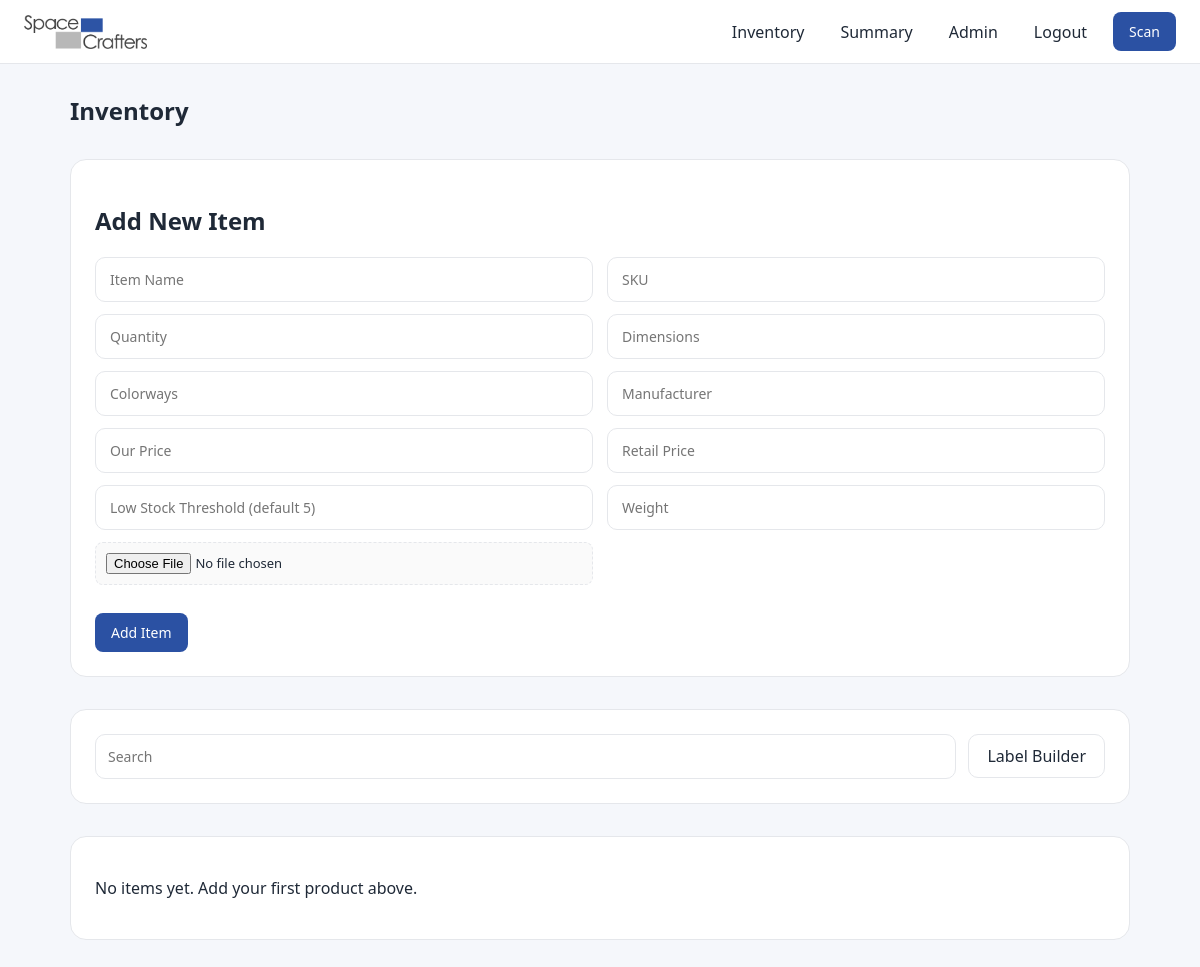
Page / (signed in) on the earlier database version.
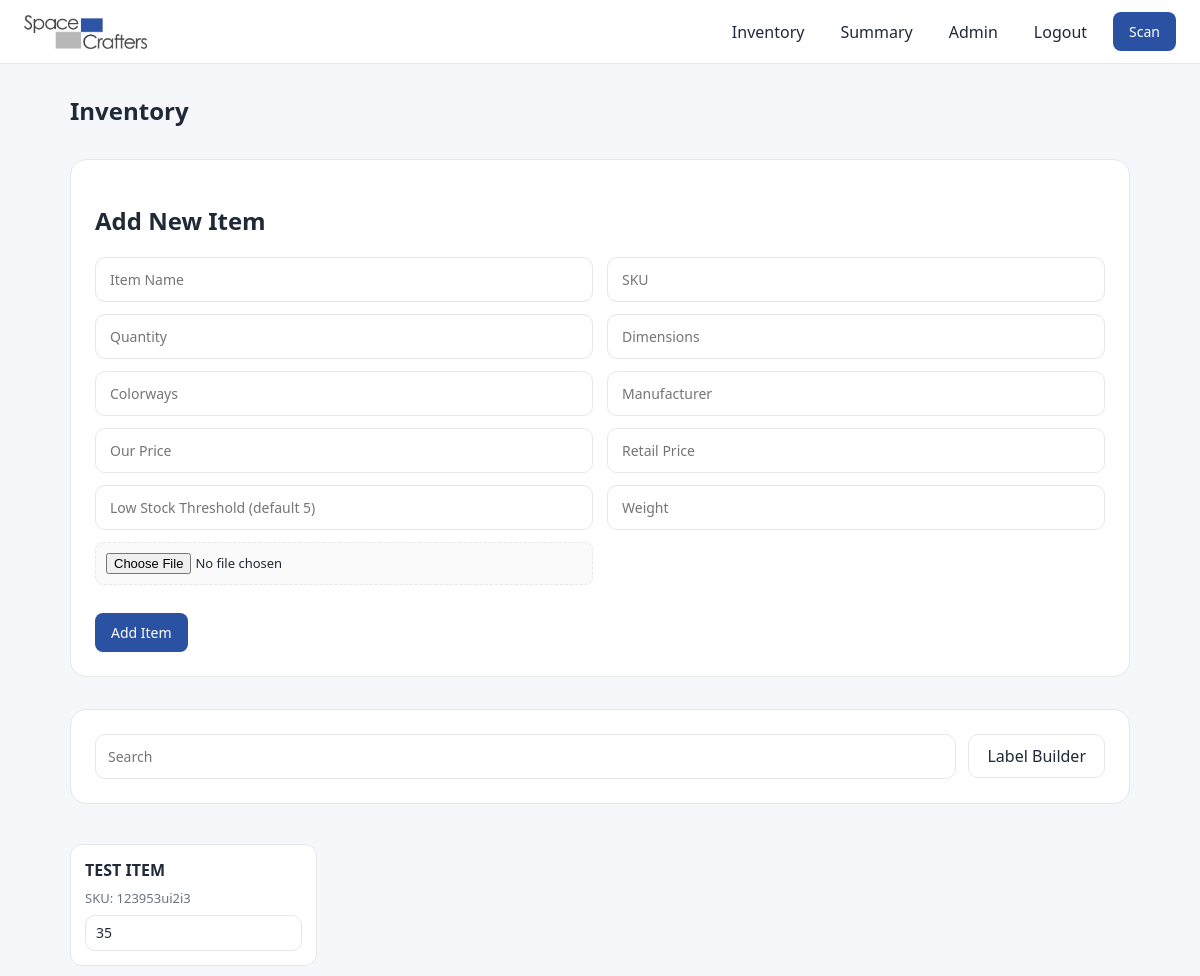
Same page on the later database version.
### models.py (models this page shows, shortened)
class Item(db.Model):
    __tablename__ = "items"
    id = db.Column(db.Integer, primary_key=True)
    name = db.Column(db.String(200), nullable=False)
    sku = db.Column(db.String(100), unique=True, nullable=False, index=True)
    quantity = db.Column(db.Integer, default=0)
    weight = db.Column(db.String(50))
    dimensions = db.Column(db.String(200))
    colorways = db.Column(db.String(200))
    manufacturer = db.Column(db.String(200))
    cost_price = db.Column(db.Numeric(10, 2), default=0)
    retail_price = db.Column(db.Numeric(10, 2), default=0)
    low_stock_threshold = db.Column(db.Integer, default=5)
    order_link = db.Column(db.String(300))
    barcode_path = db.Column(db.String(300))
    barcode_value = db.Column(db.String(200), index=True)
    image_path = db.Column(db.String(300))

### app.py (the view, shortened to what this page needs)
@app.route("/", methods=["GET", "POST"])
@login_required
def index():
    items = Item.query.all()
    return render_template("index.html", items=items)

### app.py (called while the page is built)
@login_manager.user_loader
def load_user(user_id):
    return db.session.get(User, int(user_id))

### models.py (called while the page is built)
    @property
    def is_active(self):
        return True

    @property
    def is_admin(self):
        return self.role == "admin"

### templates/index.html (shortened to what this page needs)
{% extends "base.html" %}
{% block content %}
<div class="page-header">
  <h2>Inventory</h2>
</div>
<div class="container">
  <div class="card">
    <h2>Add New Item</h2>
    <form method="POST" action="{{ url_for('index') }}" enctype="multipart/form-data">
      <div class="form-row">
        <input type="text" name="name" placeholder="Item Name" required>
        <input type="text" name="sku" placeholder="SKU" required>
      </div>
      <div class="form-row">
        <input type="number" name="quantity" placeholder="Quantity" min="0">
        <input type="text" name="dimensions" placeholder="Dimensions">
      </div>
      <div class="form-row">
        <input type="text" name="colorways" placeholder="Colorways">
        <input type="text" name="manufacturer" placeholder="Manufacturer">
      </div>
      <div class="form-row">
        <input type="number" step="0.01" min="0" name="cost_price" placeholder="Our Price">
        <input type="number" step="0.01" min="0" name="retail_price" placeholder="Retail Price">
      </div>
      <div class="form-row">
        <input type="number" name="low_stock_threshold" placeholder="Low Stock Threshold (default 5)">
        <input type="text" name="weight" placeholder="Weight">
      </div>
      <div class="form-row">
        <input type="file" name="image">
      </div>
      <button type="submit" class="primary-btn">Add Item</button>
    </form>
  </div>
  <div class="card">
    <div style="display:flex; gap:12px; align-items:center;">
      <input type="text" id="searchInput" placeholder="Search" style="flex:1;">
      <a href="{{ url_for('labels_builder') }}" class="secondary-btn">
        Label Builder
      </a>
    </div>
  </div>
{% if items|length == 0 %}
<div class="card">
  <p class="muted-text">No items yet. Add your first product above.</p>
</div>
{% endif %}
<div class="item-grid">
  {% for item in items %}
  <div class="item-card" data-id="{{ item.id }}">
    <h3>{{ item.name }}</h3>
    <p>SKU: {{ item.sku }}</p>
    <input
      id="qty-{{ item.id }}"
      type="number"
      value="{{ item.quantity }}"
      onclick="event.stopPropagation()"
      onchange="updatePreviewQty({{ item.id }}, this.value)"
    >
  </div>
  {% endfor %}
</div>
{% endblock %}

Differences in the rows shown:
added Item: name "TEST ITEM", sku "123953ui2i3", quantity "35"
Other differences:
text no longer shown: "No items yet. Add your first product above."
